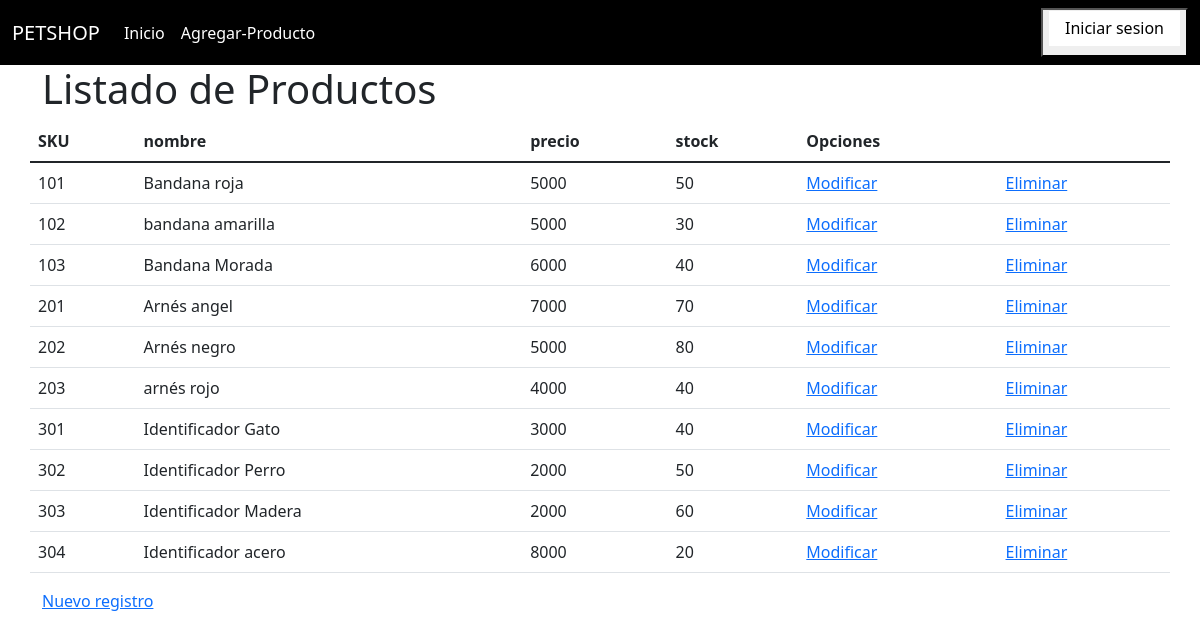
The page /lista-productos on the database its author committed.
### core/models.py (models this page shows, shortened)
class Producto(models.Model):
    SKU = models.CharField(max_length=6 ,primary_key=True ,verbose_name='SKU')
    nombre =  models.CharField(max_length=50 ,verbose_name='nombre')
    precio = models.IntegerField(verbose_name='precio')
    stock = models.IntegerField(verbose_name='stock')
    categoria = models.ForeignKey(Categoria,on_delete=models.CASCADE)

### core/views.py (the view)
# urls.py: path('lista-productos',ListadoProductos, name="lista_productos"),
def ListadoProductos (request):
    producto  = Producto.objects.all()
    datos = {'producto': producto}
    return render(request,'core/ListadoProductos.html',datos)

### core/templates/core/ListadoProductos.html (shortened to what this page needs)
<!doctype html>
<html lang="es">
  <head>
    <link href="https://cdn.jsdelivr.net/npm/bootstrap@5.1.3/dist/css/bootstrap.min.css" rel="stylesheet">
    {% load static %}
    <link rel="stylesheet" href="{% static 'core/css/catacss.css'%}">
  </head>
<body>
<nav class="navbar navbar-expand-lg bg-black navbar-dark ">
  <div class="container-fluid">
    <a class="navbar-brand" href="#"> PETSHOP </a>
    <div class="collapse navbar-collapse" id="navbarSupportedContent">
      <ul class="navbar-nav me-auto mb-2 mb-lg-0">
        <li class="nav-item">
          <a class="nav-link active" aria-current="page" href="http://127.0.0.1:8000"> Inicio </a>
        </li>
        <li class="nav-item">
          <a class="nav-link active" aria-current="page" href="http://127.0.0.1:8000/agregar-Producto"> Agregar-Producto </a>
        </li>
      </ul>
      <div class="d-flex">
        <button>
          <h6><a class="nav-link active text-black bg-white"  href="{% url 'button_login' %}"> Iniciar sesion </a></h6>
        </button>
      </div>
    </div>
  </div>
  </nav>
    <div class="container">
        <h1>Listado de Productos</h1>
        <div class="row">
            <table class="table">
              <thead>
                <tr>
                  <th scope="col">SKU</th>
                  <th scope="col">nombre</th>
                  <th scope="col">precio</th>
                  <th scope="col">stock</th>
                  <th scope="col">Opciones</th>
                </tr>
              </thead>
                <tbody>
                  {% for ve in producto %}
                  <tr>
                    <td>{{ve.SKU}}</td>
                    <td>{{ve.nombre}}</td>
                    <td>{{ve.precio}}</td>
                    <td>{{ve.stock}}</td>
                    <td><a href="{% url 'modificar_producto' ve.SKU %}">Modificar</a></td>
                    <td><a href="{%  url 'delete_Producto' ve.SKU %}">Eliminar</a></td>
                  </tr>
                  {% endfor %}
                </tbody>
            </table>
            <a href="{% url 'agregar_Producto' %}">Nuevo registro</a>
        </div>
    </div>
</body>
</html>

### core/static/core/css/catacss.css (style rules this page uses)
body { background-color: white; }

### rows shown on the page
Producto: SKU "101", nombre "Bandana roja", precio "5000", stock "50"
Producto: SKU "102", nombre "bandana amarilla", precio "5000", stock "30"
Producto: SKU "103", nombre "Bandana Morada", precio "6000", stock "40"
Producto: SKU "201", nombre "Arnés angel", precio "7000", stock "70"
Producto: SKU "202", nombre "Arnés negro", precio "5000", stock "80"
Producto: SKU "203", nombre "arnés rojo", precio "4000", stock "40"
Producto: SKU "301", nombre "Identificador Gato", precio "3000", stock "40"
Producto: SKU "302", nombre "Identificador Perro", precio "2000", stock "50"
Producto: SKU "303", nombre "Identificador Madera", precio "2000", stock "60"
Producto: SKU "304", nombre "Identificador acero", precio "8000", stock "20"
